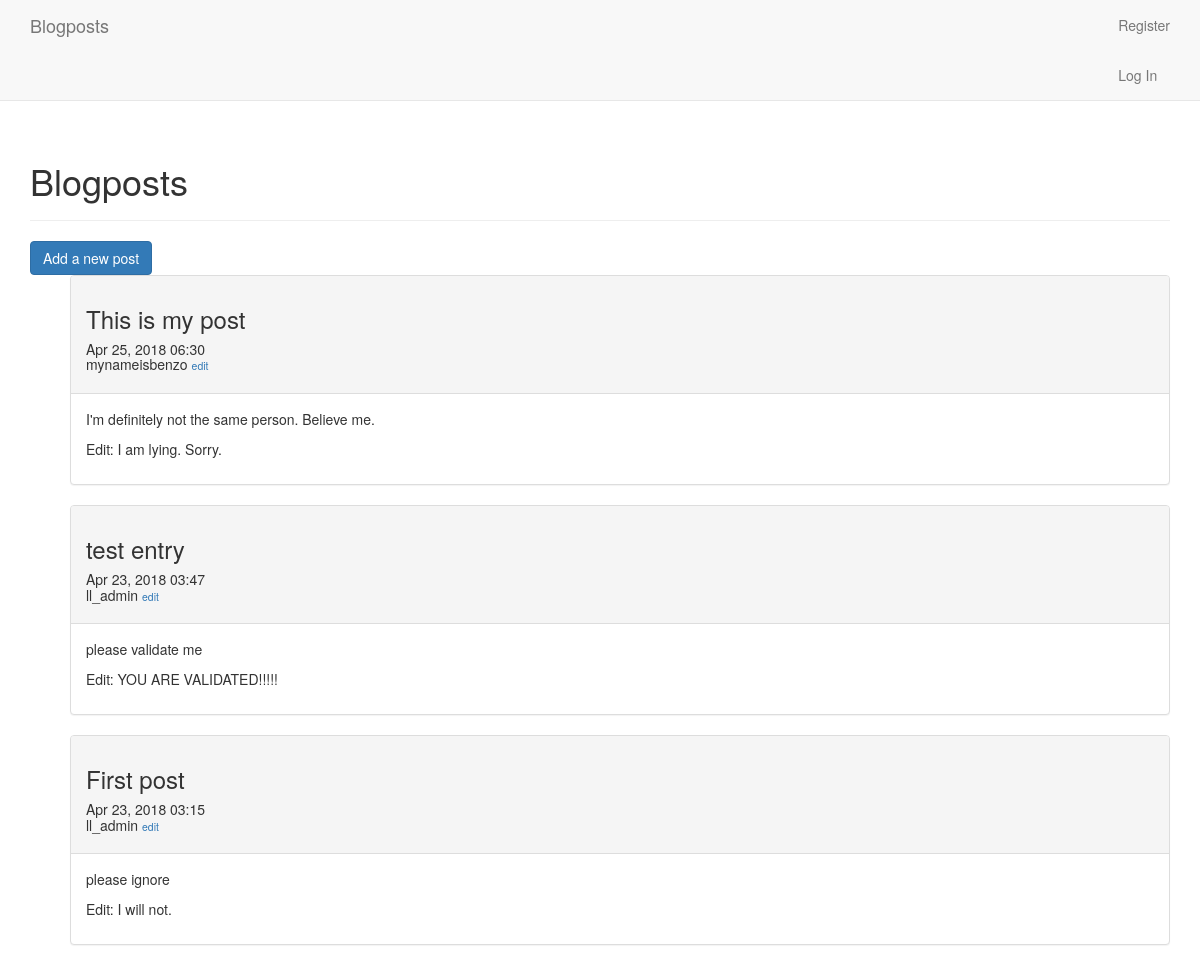
Before: / with the older database file.
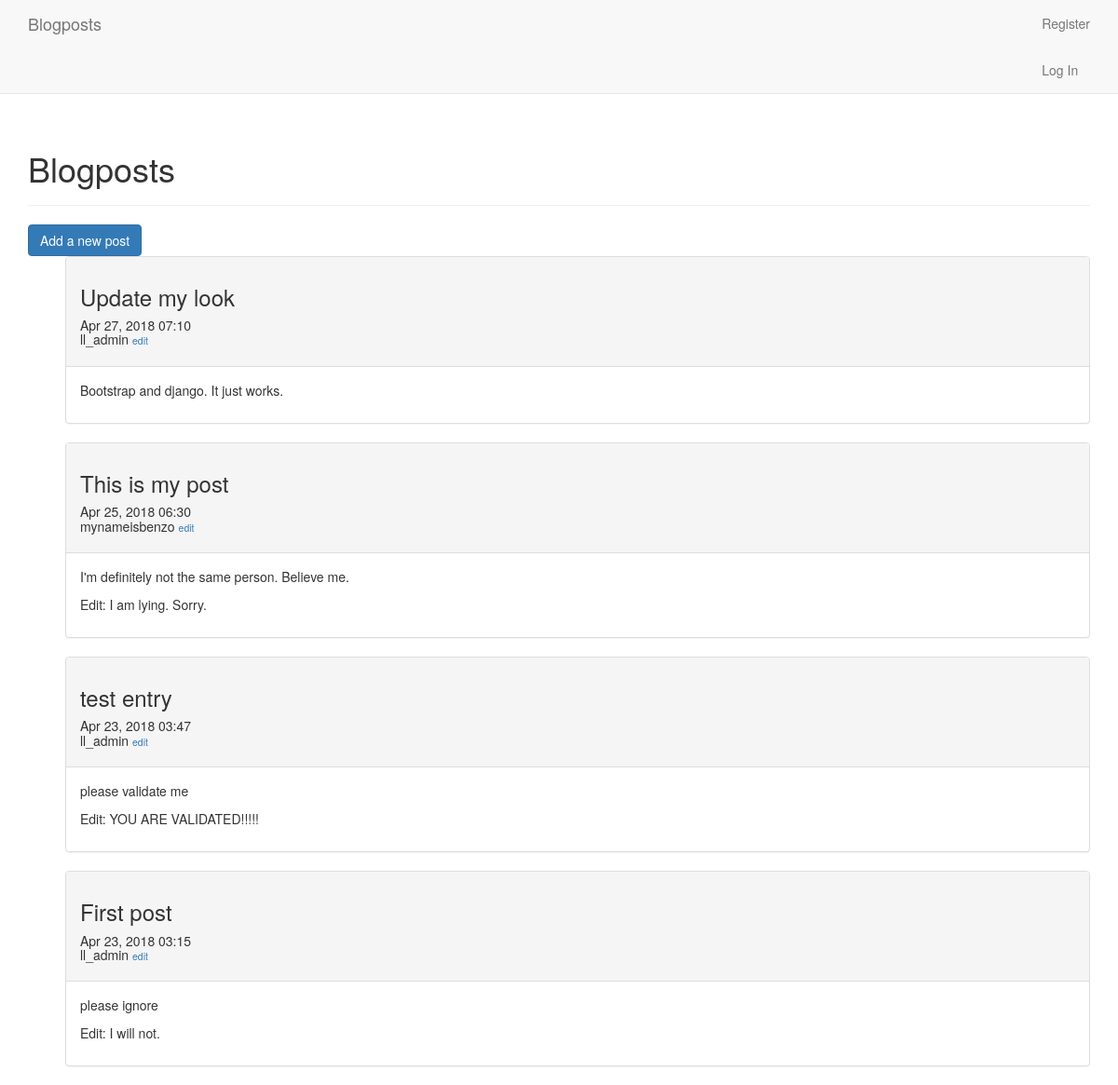
After: the same page with the newer database file.
### blogs/models.py (models this page shows, shortened)
class BlogPost(models.Model):
	title = models.CharField(max_length=75)
	text = models.TextField()
	date_added = models.DateTimeField(auto_now_add=True)
	owner = models.ForeignKey(
		User,
		on_delete=models.CASCADE
	)
	class Meta:
		verbose_name_plural = 'blogposts'

### blogs/views.py (the view)
# urls.py: path('', views.index, name='index'),
def index(request):
	blogposts = BlogPost.objects.order_by('-date_added')
	context = {'blogposts': blogposts}
	return render(request, 'blogs/index.html', context)

### blogs/templates/blogs/index.html (shortened to what this page needs)
{% load bootstrap3 %}
<!DOCTYPE html>
<html lang="en">
	<head>
		{% bootstrap_css %}
	</head>
	<body>
		<nav class="navbar navbar-default navbar-static-top">
			<div class = "container">
				<div class="navbar-header">
					<a class="navbar-brand" href="{% url 'index' %}">
						Blogposts
					</a>
				</div>
				<div id="navbar" class="navbar-collapse collapse">
					<ul class="nav navbar-nav navbar-right">
						{% if user.is_authenticated %}
						<li>
							<a>Hello, {{ user.username }}!</a>
						</li>
						<li>
							<a href="{% url 'logout' %}">
								Log Out
							</a>
						</li>
						{% else %}
						<li>
							<a href="{% url 'register' %}">
								Register
							</a>
							<a href="{% url 'login' %}">
								Log In
							</a>
						</li>
						{% endif %}
					</ul>
				</div>
			</div>
		</nav>
		<div class="container">
			<div class="page-header">
				{% block header %}
				<h1>
					Blogposts
				</h1>
				{% endblock header %}
			</div>
			<div>
				{% block content %}
				<form action="{% url 'new_post' %}" method='post' class='form'>
					{% buttons %}
					<button ="{% url 'new_post' %}" class="btn btn-primary">
						Add a new post
					</button>
					{% endbuttons %}
				</form>
				<ul>
					{% for post in blogposts %}
						<div class = "panel panel-default">
							<div class="panel-heading">
								<h3>
									{{ post.title|linebreaks }}
								</h3>
								<h5>
									{{ post.date_added|date:'M d, Y H:i' }}
									<br/>
									{{ post.owner }}
									<small>
										<a href="{% url 'edit_post' post.id %}">
											edit
										</a>
									</small>
								</h5>
							</div>
							<div class="panel-body">
								{{ post.text|linebreaks }}
							</div>
						</div>
					{% empty %}
						There are no entries yet!
					{% endfor %}
				</ul>
				{% endblock content %}
			</div>
		</div>
	</body>
</html>

Changed rows visible on the page:
added BlogPost: title "Update my look", date_added "Apr 27, 2018 07:10", owner "ll_admin", text "Bootstrap and django. It just works."
